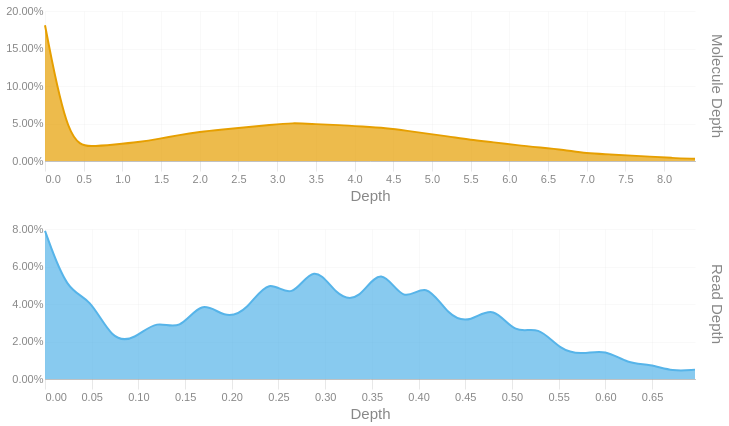

The code cell stored with this chart in its notebook:
### Code cell
readdep = depth_hist(tb['Read Depth'], q99, 3)
readdep = readdep.with_columns(pl.lit('Read Depth').alias('Metric'))
if not SKIPLR:
    moldep = depth_hist(tb['Molecule Depth'], mol_q99, 1)
    moldep = moldep.with_columns(pl.lit('Molecule Depth').alias('Metric'))
    _hist = pl.concat([readdep, moldep])
    _hist = _hist.filter(pl.col('Proportion') != 0)
    with SafeRender(_hist):
        (
            alt.Chart(_hist)        
            .mark_area(interpolate = "basis")
            .encode(
                x=alt.X('Bin:Q').scale(domainMin=0).axis(alt.Axis(title='Depth')),
                y = alt.Y('Proportion:Q', title = None).axis(format = '.2%'),
                color = alt.Color('Metric:N').legend(None),
                row = alt.Row("Metric:N").header(title = None, labelOrient = 'right'),
                tooltip = [
                    alt.Tooltip("Metric:N", title = "Metric"),
                    alt.Tooltip('Interval:N', title = "Depth Interval"),
                    alt.Tooltip('Proportion:Q', title = "% Alignments").format('.2%')
                ]
            )
            .resolve_scale(x='independent', y='independent')
            .properties(
                height = 150, width = 650,
                usermeta={'embedOptions': {'downloadFileName': f'{samplename}.depth.hist'}}
            )
        ).display()
else:
    readdep = readdep.filter(pl.col('Proportion') != 0)
    with SafeRender(readdep):
        (
            alt.Chart(readdep)        
            .mark_area(interpolate = "basis")
            .encode(
                x=alt.X('Bin:Q').scale(domainMin=0).axis(alt.Axis(title='Depth')),
                y = alt.Y('Proportion:Q', title = None).axis(format = '.2%'),
                tooltip = [
                    alt.Tooltip('Interval:N', title = "Depth Interval"),
                    alt.Tooltip('Proportion:Q', title = "% Alignments").format('.2%')
                ]
            )
            .properties(
                usermeta={'embedOptions': {'downloadFileName': f'{samplename}.depth.hist'}}
            )
        ).display()

### Figure 1 — Vega-Lite specification as saved in the notebook (floating-point values rounded to 4 significant figures)
{"width": 650, "height": 150, "config": {"title": {"anchor": "start", "dy": -15, "fontSize": 18, "color": "#888888", "subtitleColor": "#888888", "subtitleFontSize": 14}, "arc": {"fill": "#0072B2"}, "axis": {"domainColor": "#888888", "domainWidth": 0.5, "gridWidth": 0.2, "grid": false, "titleFontWeight": 400, "titleFontSize": 15, "labelFontSize": 11, "labelColor": "#888888", "tickColor": "#888888", "tickWidth": 0.2, "titleColor": "#888888"}, "axisBand": {"grid": false}, "axisX": {"grid": true, "tickSize": 10, "domainCap": "round"}, "axisY": {"domain": false, "grid": true, "tickSize": 0, "domainCap": "round"}, "background": "transparent", "header": {"labelFontSize": 15, "labelColor": "#888888", "titleFontSize": 15, "titleFontWeight": 600, "titleColor": "#888888"}, "legend": {"labelFont": "sans-serif", "labelFontSize": 12, "labelColor": "#888888", "symbolSize": 100, "symbolType": "circle", "titleFontSize": 12, "titlePadding": 10, "titleColor": "#888888", "title": null}, "range": {"category": ["#E69F00", "#56B4E9", "#009E73", "#F0E442", "#0072B2", "#D55E00", "#CC79A7", "#000000"], "diverging": ["#cfe8f3", "#a2d4ec", "#73bfe2", "#46abdb", "#1696d2", "#12719e"]}, "area": {"fill": "#0072B2", "fillOpacity": 0.7, "line": true, "strokeOpacity": 0.7}, "line": {"color": "#0072B2", "stroke": "#0072B2", "strokeWidth": 2}, "trail": {"color": "#0072B2", "stroke": "#0072B2", "strokeWidth": 0, "size": 1}, "point": {"filled": true, "fillOpacity": 1.0, "size": 95}, "text": {"color": "#888888", "fontSize": 11, "align": "right", "fontWeight": 400, "size": 11}, "bar": {"fill": "#0072B2", "stroke": null}, "view": {"stroke": null, "continuousWidth": 660, "continuousHeight": 400}}, "data": {"name": "data-286ed15ceeb6b2ed2ac1e2d934b90aa1"}, "mark": {"type": "area", "interpolate": "basis"}, "encoding": {"color": {"field": "Metric", "legend": null, "type": "nominal"}, "row": {"field": "Metric", "header": {"title": null, "labelOrient": "right"}, "type": "nominal"}, "tooltip": [{"field": "Metric", "title": "Metric", "type": "nominal"}, {"field": "Interval", "title": "Depth Interval", "type": "nominal"}, {"field": "Proportion", "format": ".2%", "title": "% Alignments", "type": "quantitative"}], "x": {"axis": {"title": "Depth"}, "field": "Bin", "scale": {"domainMin": 0}, "type": "quantitative"}, "y": {"axis": {"format": ".2%"}, "field": "Proportion", "title": null, "type": "quantitative"}}, "resolve": {"scale": {"x": "independent", "y": "independent"}}, "usermeta": {"embedOptions": {"downloadFileName": "TF26LRJL0070_5B_10484332_23Y22YLT4_L7.depth.hist"}}, "$schema": "https://vega.github.io/schema/vega-lite/v6.4.1.json", "datasets": {"data-286ed15ceeb6b2ed2ac1e2d934b90aa1": [{"Bin": 0.0, "Interval": "0.0-0.024", "Proportion": 0.079, "Metric": "Read Depth"}, {"Bin": 0.024, "Interval": "0.024-0.048", "Proportion": 0.046, "Metric": "Read Depth"}, {"Bin": 0.048, "Interval": "0.048-0.072", "Proportion": 0.044, "Metric": "Read Depth"}, {"Bin": 0.072, "Interval": "0.072-0.096", "Proportion": 0.02, "Metric": "Read Depth"}, {"Bin": 0.096, "Interval": "0.096-0.12", "Proportion": 0.021, "Metric": "Read Depth"}, {"Bin": 0.12, "Interval": "0.12-0.144", "Proportion": 0.032, "Metric": "Read Depth"}, {"Bin": 0.144, "Interval": "0.144-0.168", "Proportion": 0.025, "Metric": "Read Depth"}, {"Bin": 0.168, "Interval": "0.168-0.192", "Proportion": 0.043, "Metric": "Read Depth"}, {"Bin": 0.192, "Interval": "0.192-0.216", "Proportion": 0.032, "Metric": "Read Depth"}, {"Bin": 0.216, "Interval": "0.216-0.24", "Proportion": 0.036, "Metric": "Read Depth"}, {"Bin": 0.24, "Interval": "0.24-0.264", "Proportion": 0.055, "Metric": "Read Depth"}, {"Bin": 0.264, "Interval": "0.264-0.288", "Proportion": 0.041, "Metric": "Read Depth"}, {"Bin": 0.288, "Interval": "0.288-0.312", "Proportion": 0.063, "Metric": "Read Depth"}, {"Bin": 0.312, "Interval": "0.312-0.336", "Proportion": 0.044, "Metric": "Read Depth"}, {"Bin": 0.336, "Interval": "0.336-0.36", "Proportion": 0.041, "Metric": "Read Depth"}, {"Bin": 0.36, "Interval": "0.36-0.384", "Proportion": 0.062, "Metric": "Read Depth"}, {"Bin": 0.384, "Interval": "0.384-0.408", "Proportion": 0.039, "Metric": "Read Depth"}, {"Bin": 0.408, "Interval": "0.408-0.432", "Proportion": 0.053, "Metric": "Read Depth"}, {"Bin": 0.432, "Interval": "0.432-0.456", "Proportion": 0.033, "Metric": "Read Depth"}, {"Bin": 0.456, "Interval": "0.456-0.48", "Proportion": 0.03, "Metric": "Read Depth"}, {"Bin": 0.48, "Interval": "0.48-0.504", "Proportion": 0.04, "Metric": "Read Depth"}, {"Bin": 0.504, "Interval": "0.504-0.528", "Proportion": 0.023, "Metric": "Read Depth"}, {"Bin": 0.528, "Interval": "0.528-0.552", "Proportion": 0.029, "Metric": "Read Depth"}, {"Bin": 0.552, "Interval": "0.552-0.576", "Proportion": 0.015, "Metric": "Read Depth"}, {"Bin": 0.576, "Interval": "0.576-0.6", "Proportion": 0.013, "Metric": "Read Depth"}, {"Bin": 0.6, "Interval": "0.6-0.624", "Proportion": 0.016, "Metric": "Read Depth"}, {"Bin": 0.624, "Interval": "0.624-0.648", "Proportion": 0.008, "Metric": "Read Depth"}, {"Bin": 0.648, "Interval": "0.648-0.672", "Proportion": 0.008, "Metric": "Read Depth"}, {"Bin": 0.672, "Interval": "0.672-0.696", "Proportion": 0.004, "Metric": "Read Depth"}, {"Bin": 0.696, "Interval": "0.696-0.72", "Proportion": 0.005, "Metric": "Read Depth"}, {"Bin": 0.0, "Interval": "0.0-0.3", "Proportion": 0.181, "Metric": "Molecule Depth"}, {"Bin": 0.3, "Interval": "0.3-0.6", "Proportion": 0.022, "Metric": "Molecule Depth"}, {"Bin": 0.6, "Interval": "0.6-0.9", "Proportion": 0.019, "Metric": "Molecule Depth"}, {"Bin": 0.9, "Interval": "0.9-1.2", "Proportion": 0.022, "Metric": "Molecule Depth"}, {"Bin": 1.2, "Interval": "1.2-1.5", "Proportion": 0.025, "Metric": "Molecule Depth"}, {"Bin": 1.5, "Interval": "1.5-1.7", "Proportion": 0.03, "Metric": "Molecule Depth"}, {"Bin": 1.7, "Interval": "1.7-2.0", "Proportion": 0.034, "Metric": "Molecule Depth"}, {"Bin": 2.0, "Interval": "2.0-2.3", "Proportion": 0.039, "Metric": "Molecule Depth"}, {"Bin": 2.3, "Interval": "2.3-2.6", "Proportion": 0.042, "Metric": "Molecule Depth"}, {"Bin": 2.6, "Interval": "2.6-2.9", "Proportion": 0.045, "Metric": "Molecule Depth"}, {"Bin": 2.9, "Interval": "2.9-3.2", "Proportion": 0.048, "Metric": "Molecule Depth"}, {"Bin": 3.2, "Interval": "3.2-3.5", "Proportion": 0.051, "Metric": "Molecule Depth"}, {"Bin": 3.5, "Interval": "3.5-3.8", "Proportion": 0.049, "Metric": "Molecule Depth"}, {"Bin": 3.8, "Interval": "3.8-4.1", "Proportion": 0.048, "Metric": "Molecule Depth"}, {"Bin": 4.1, "Interval": "4.1-4.4", "Proportion": 0.046, "Metric": "Molecule Depth"}, {"Bin": 4.4, "Interval": "4.4-4.7", "Proportion": 0.044, "Metric": "Molecule Depth"}, {"Bin": 4.7, "Interval": "4.7-4.9", "Proportion": 0.04, "Metric": "Molecule Depth"}, {"Bin": 4.9, "Interval": "4.9-5.2", "Proportion": 0.037, "Metric": "Molecule Depth"}, {"Bin": 5.2, "Interval": "5.2-5.5", "Proportion": 0.033, "Metric": "Molecule Depth"}, {"Bin": 5.5, "Interval": "5.5-5.8", "Proportion": 0.028, "Metric": "Molecule Depth"}, {"Bin": 5.8, "Interval": "5.8-6.1", "Proportion": 0.025, "Metric": "Molecule Depth"}, {"Bin": 6.1, "Interval": "6.1-6.4", "Proportion": 0.021, "Metric": "Molecule Depth"}, {"Bin": 6.4, "Interval": "6.4-6.7", "Proportion": 0.018, "Metric": "Molecule Depth"}, {"Bin": 6.7, "Interval": "6.7-7.0", "Proportion": 0.015, "Metric": "Molecule Depth"}, {"Bin": 7.0, "Interval": "7.0-7.3", "Proportion": 0.01, "Metric": "Molecule Depth"}, {"Bin": 7.3, "Interval": "7.3-7.6", "Proportion": 0.009, "Metric": "Molecule Depth"}, {"Bin": 7.6, "Interval": "7.6-7.8", "Proportion": 0.007, "Metric": "Molecule Depth"}, {"Bin": 7.8, "Interval": "7.8-8.1", "Proportion": 0.006, "Metric": "Molecule Depth"}, {"Bin": 8.1, "Interval": "8.1-8.4", "Proportion": 0.004, "Metric": "Molecule Depth"}, {"Bin": 8.4, "Interval": "8.4-8.72", "Proportion": 0.003, "Metric": "Molecule Depth"}]}}
